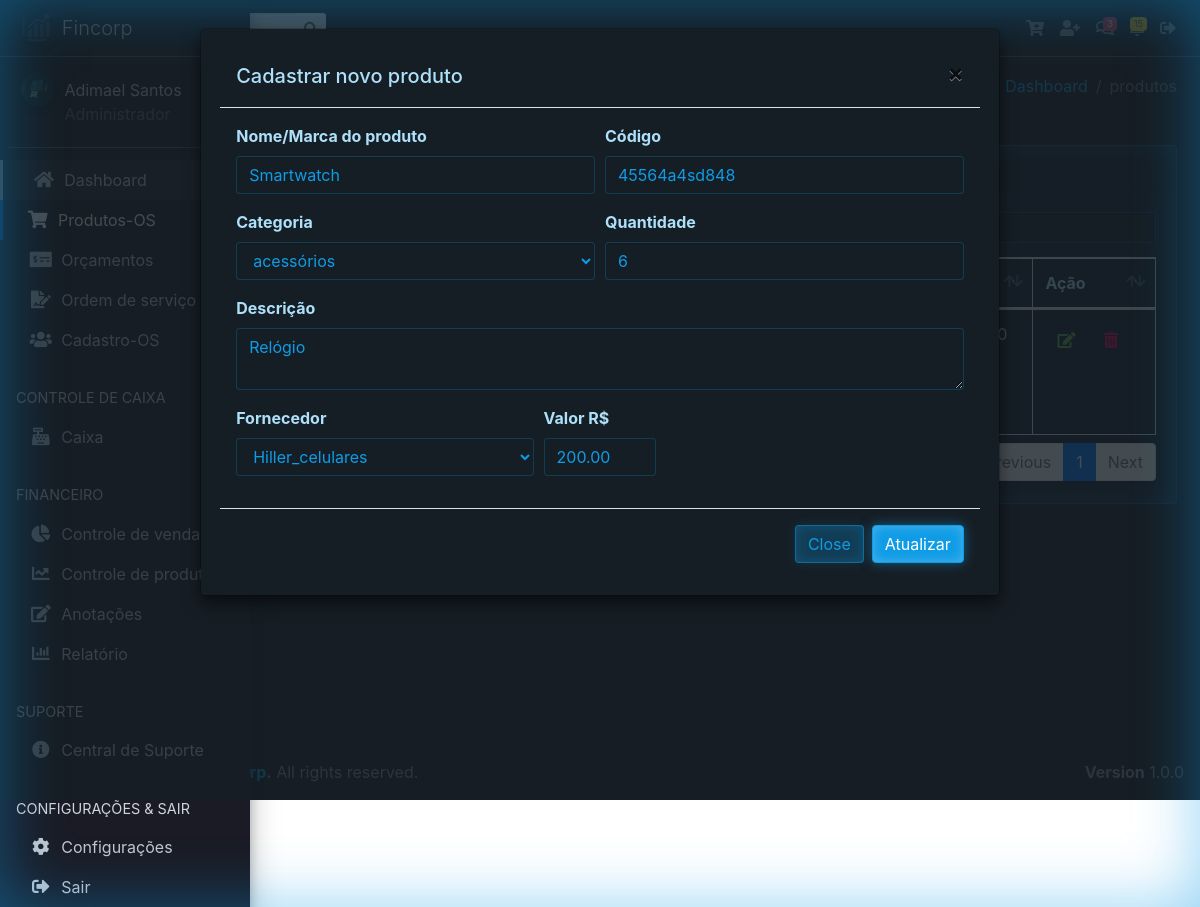
The page /vv/produtos.php?func=edita&id_produto=6 (signed in) on the database its author committed.
### tables this page shows
CREATE TABLE `tb_produtos` (
  `id_produto` int(11) NOT NULL,
  `id_user` int(11) NOT NULL,
  `id_categoria` int(11) NOT NULL,
  `id_fornecedor` int(11) NOT NULL,
  `produto` varchar(32) NOT NULL,
  `desproduto` varchar(64) NOT NULL,
  `quantidade` int(11) NOT NULL,
  `codigo_barra` varchar(14) DEFAULT NULL,
  `valor` decimal(10,2) NOT NULL,
  `imagem` varchar(128) NOT NULL,
  `dt_registro` date NOT NULL DEFAULT current_timestamp()
);

CREATE TABLE `tb_categorias` (
  `id_categoria` int(11) NOT NULL,
  `id_user` int(11) NOT NULL,
  `nome_categoria` varchar(32) NOT NULL,
  `dt_registro` date NOT NULL
);

CREATE TABLE `tb_fornecedores` (
  `id_fornecedor` int(11) NOT NULL,
  `id_user` int(11) NOT NULL,
  `nome` varchar(64) NOT NULL,
  `endereco` varchar(128) NOT NULL,
  `cidade` varchar(64) NOT NULL,
  `estado` varchar(64) NOT NULL,
  `cep` varchar(20) NOT NULL,
  `email` varchar(128) NOT NULL,
  `telefone` varchar(45) NOT NULL,
  `cpf` varchar(20) NOT NULL
);

### vv/produtos.php (the view, shortened to what this page needs)
<?php
require_once("header.php");
?>
<body class="hold-transition sidebar-mini">
<div class="wrapper">
  <nav class="main-header navbar navbar-expand navbar-dark navbar-light">
    <ul class="navbar-nav">
      <li class="nav-item">
        <a class="nav-link" data-widget="pushmenu" href="#" role="button"><i class="fas fa-bars"></i></a>
      </li>
    </ul>
    <form class="form-inline ml-3">
      <div class="input-group input-group-sm">
        <div class="input-group-append">
          <button name="buttonPesquisar" class="btn btn-navbar" type="submit">
          </button>
        </div>
      </div>
    </form>
    <ul class="navbar-nav ml-auto">
      <li class="nav-item dropdown">
        <a class="nav-link" href="#" title="Add Produtos" data-toggle="modal"
        data-target=".bd-example-modal-lg-produto">
        </a>
      </li>
      <li class="nav-item dropdown">
        <a class="nav-link" href="#" title="Add cliente" data-toggle="modal"
        data-target=".bd-example-modal-lg">
        </a>
      </li>
      <li class="nav-item dropdown">
        <a class="nav-link" data-toggle="dropdown" href="#">
          <span class="badge badge-danger navbar-badge">3</span>
        </a>
      </li>
      <li class="nav-item dropdown">
        <a class="nav-link" data-toggle="dropdown" href="#">
          <span class="badge badge-warning navbar-badge">15</span>
        </a>
      </li>
      <li class="nav-item dropdown">
        <a class="nav-link" href="../logout.php" title="Sair">
        </a>
      </li>
    </ul>
  </nav>
  <aside class="main-sidebar sidebar-dark-primary elevation-4">
    <a href="dashboard.php" class="brand-link">
      <span class="brand-text font-weight-light">Fincorp</span>
    </a>
    <div class="sidebar">
      <div class="user-panel mt-3 pb-3 mb-3 d-flex">
        <div class="image">
        </div>
        <div class="info">
          <a href="#" class="d-block"><?php echo $_SESSION['nome_user']; ?></a>
          <span class="access_level"><?php echo $_SESSION['access_level']; ?></span>
        </div>
      </div>
      <nav class="mt-2">
        <ul class="nav nav-pills nav-sidebar nav-child-indent nav-flat nav-legacy flex-column" data-widget="treeview" role="menu" data-accordion="false">
          <li class="nav-item has-treeview menu-open">
            <ul class="nav nav-treeview">
              <li class="nav-item">
                <a href="dashboard.php" class="nav-link">
                  <p>Dashboard</p>
                </a>
              </li>
            </ul>
          </li>
          <li class="nav-item has-treeview">
            <a href="#" class="nav-link active">
              <p>
              </p>
            </a>
          </li>
          <li class="nav-item has-treeview">
            <a href="#" class="nav-link">
              <p>
              </p>
            </a>
          </li>
          <li class="nav-item has-treeview">
            <a href="#" class="nav-link">
              <p>
              </p>
            </a>
          </li>
          <li class="nav-item has-treeview">
            <a href="#" class="nav-link">
              <p>
              </p>
            </a>
          </li>
          <li class="nav-header">CONTROLE DE CAIXA</li>
          <li class="nav-item">
            <a href="caixa.php" class="nav-link">
              <p>Caixa</p>
            </a>
          </li>
          <li class="nav-header">FINANCEIRO</li>
          <li class="nav-item">
            <a href="javascript:void(0);" class="nav-link">
              <p>Controle de venda</p>
            </a>
          </li>
          <li class="nav-item">
            <a href="javascript:void(0);" class="nav-link">
              <p>Controle de produtos</p>
            </a>
          </li>
          <li class="nav-item">
            <a href="javascript:void(0);" class="nav-link">
              <p>Anotações</p>
            </a>
          </li>
          <li class="nav-item">
            <a href="javascript:void(0);" class="nav-link">
              <p>Relatório</p>
            </a>
          </li>
          <li class="nav-header">SUPORTE</li>
          <li class="nav-item">
            <a href="javascript:void(0);" class="nav-link">
              <p>Central de Suporte</p>
            </a>
          </li>
          <li class="nav-header">CONFIGURAÇÕES & SAIR</li>
          <li class="nav-item">
            <a href="javascript:void(0);" class="nav-link">
              <i class="nav-icon fas fa-cog"></i>
              <p>Configurações</p>
            </a>
          </li>
          <li class="nav-item">
            <a href="../logout.php" class="nav-link">
              <i class="nav-icon fas fa-sign-out-alt"></i>
              <p>Sair</p>
            </a>
          </li>
        </ul>
      </nav>
    </div>
  </aside>
  <div class="content-wrapper">
    <section class="content-header">
      <div class="container-fluid">
        <div class="row mb-2">
          <div class="col-sm-6">
          <a href="#" class="btn btn-success" data-toggle="modal"
          data-target=".bd-example-modal-lg-produto"><i class="material-icons">&#xE147;</i> <span>Add Novo Produto</span></a>
          <a href="#" class="btn btn-secondary"><i class="material-icons">&#xE24D;</i> <span>Exporta dados para o Excel</span></a>
          </div>
          <div class="col-sm-6">
            <ol class="breadcrumb float-sm-right">
              <li class="breadcrumb-item"><a href="#">Dashboard</a></li>
              <li class="breadcrumb-item active">produtos</li>
            </ol>
          </div>
        </div>
      </div>
    </section>
<section class="content">
<div class="container-fluid">
<div class="row">
<div class="col-12">
<div class="card">
<div class="card-header">
<h3 class="card-title">Listagem de produtos</h3>
</div>
<div class="card-body">
<?php
if(isset($_GET['buttonPesquisar']) and $_GET['txtpesquisar'] != ''){
    $produto = $_GET['txtpesquisar'] . '%';
    $query = "select * from tb_produtos where id_user = $_SESSION[id_user]  order by produto asc";
}else if(isset($_GET['buttonPesquisarCPF']) and $_GET['txtpesquisarcpf'] != ''){
    $produto = $_GET['txtpesquisarcpf'];
    $query = "select * from tb_produtos where cpf = '$produto'  order by produto asc";
}
else{
$query = "select * from tb_produtos join tb_categorias join tb_fornecedores WHERE tb_produtos.id_user = '1' and tb_produtos.id_categoria = tb_categorias.id_categoria order by produto ASC";
}
    $result = mysqli_query($conn, $query);
    $row = mysqli_num_rows($result);
if($row == ''){
    echo "<h3> Não existem dados cadastrados no banco </h3>";
}else{
?>
<table id="example1" class="table table-bordered table-striped">
  <thead>
  <tr>
    <th>id</th>
    <th>imagem</th>
    <th>produto</th>
    <th>Descrição</th>
    <th>Quantidade</th>
    <th>Categoria</th>
    <th>Valor</th>
    <th>Data</th>
    <th>Ação</th>
  </tr>
  </thead>
  <tbody>
  <?php
    while($res_1 = mysqli_fetch_array($result)){
        $id_produto = $res_1["id_produto"];
        $img = $res_1["imagem"];
        $produto = $res_1["produto"];
        $desproduto = $res_1["desproduto"];
        $quantidade = $res_1["quantidade"];
        $categoria = $res_1["nome_categoria"];
        $valor = $res_1["valor"];
        $dt_registro = $res_1["dt_registro"];
        $dt_registro2 = implode('/', array_reverse(explode('-', $dt_registro)));
    ?>
  <tr>
    <td><?php echo $id_produto; ?></td>
    <td><?php echo "<img src='../assets/images/produtos/".$img."' class='img-produto' alt='Foto'"; ?></td>
    <td><?php echo $produto; ?></td>
    <td><?php echo $desproduto; ?></td>
    <td><?php echo $quantidade; ?></td>
    <td><?php echo $categoria; ?></td>
    <td>R$<?php echo $valor; ?></td>
    <td><?php echo $dt_registro2; ?></td>
    <td><div class="widget-content-right">
    <a href="produtos.php?func=edita&id_produto=<?php echo $id_produto; ?>"><button class="border-0 btn-transition btn btn-outline-success" data-toggle="modal"
    data-target=".bd-example-modal-lg-editar"><i class="fa fa-edit"></i>
    </button></a>
    <a href="produtos.php?func=deleta&id_produto=<?php echo $id_produto; ?>"><button class="border-0 btn-transition btn btn-outline-danger">
    </button></a>
    </div></td>
  </tr>
  <?php
        }
    ?>
  </tbody>
</table>
<?php
        }
    ?>
</div>
</div>
</div>
</div>
</div>
</section>
</div>
<?php
require_once("footer.php");
?>
</div>
</body>
</html>
<?php
if(@$_GET['func'] == 'edita'){
  $id_produto = $_GET['id_produto'];
  $query = "select * from tb_produtos join tb_categorias join tb_fornecedores where id_produto = '$id_produto'";
  $result = mysqli_query($conn, $query);
  while($res_1 = mysqli_fetch_array($result)){
?>
<div id="modalEditar" class="modal fade bd-example-modal-lg-editar" tabindex="-1" role="dialog" aria-labelledby="myLargeModalLabel"
aria-hidden="true">
    <div class="modal-dialog modal-lg">
        <div class="modal-content">
            <div class="modal-header">
                <h5 class="modal-title" id="exampleModalLongTitle">Cadastrar novo produto</h5>
                <button type="button" class="close" data-dismiss="modal" aria-label="Close">
                    <span aria-hidden="true">&times;</span>
                </button>
            </div>
            <div class="modal-body">
            <form method="POST" enctype="multipart/form-data" action="" class="">
<div class="form-row">
    <div class="col-md-6">
        <div class="position-relative form-group">
            <label for="nome-produto" class="">Nome/Marca do produto</label>
            <input name="txtproduto" value="<?php echo $res_1['produto']; ?>" autocomplete="off" id="nome-produto" placeholder="Nome do produto" type="text" class="form-control">
        </div>
    </div>
    <div class="col-md-6">
        <div class="position-relative form-group">
            <label for="codigo-produto" class="">Código</label>
            <input name="txtcodigo_barra" value="<?php echo $res_1['codigo_barra']; ?>" id="codigo-produto" placeholder="Código de barra" type="text" class="form-control">
        </div>
    </div>
    <div class="col-md-6">
        <div class="position-relative form-group">
                  <label for="nome-cliente" class="">Categoria</label>
                  <select name="txtcategoria" class="form-control select2" style="width: 100%;">
                  <option selected="selected" value="<?php echo $res_1['id_categoria']; ?>"><?php echo $res_1['nome_categoria']; ?></option>
                  </select>
        </div>
    </div>
    <div class="col-md-6">
        <div class="position-relative form-group">
            <label for="nome-produto" class="">Quantidade</label>
            <input name="txtquantidade" value="<?php echo $res_1['quantidade']; ?>" autocomplete="off" id="nome-produto" placeholder="<?php echo $res_1['quantidade']; ?>" type="number" class="form-control">
        </div>
    </div>
</div>
<div class="position-relative form-group">
    <label for="desproduto" class="">Descrição</label>
    <textarea name="txtdesproduto" id="desproduto" placeholder="Descrição do produto" type="text" class="form-control"><?php echo $res_1['desproduto']; ?></textarea>
</div>
<div class="form-row">
    <div class="col-md-5">
        <div class="position-relative form-group">
                  <label for="nome-cliente" class="">Fornecedor</label>
                  <select name="txtfornecedor" value="<?php echo $res_1['nome']; ?>" class="form-control select2" style="width: 100%;">
                    <option selected="selected" value="<?php echo $res_1['id_fornecedor']; ?>"><?php echo $res_1['nome']; ?></option>
                  </select>
        </div>
    </div>
    <div class="col-md-2">
        <div class="position-relative form-group">
            <label for="valor" class="">Valor R$</label>
            <input name="txtvalor" value="<?php echo $res_1['valor']; ?>" id="valor" placeholder="R$" type="text" class="form-control">
        </div>
    </div>
</div>
            </div>
            <div class="modal-footer">
                <button type="button" class="btn btn-secondary" data-dismiss="modal">Close</button>
                <button type="submit" name="editar-produto" class="btn btn-primary">Atualizar</button>
            </div>
        </div>
    </div>
</div>
<?php } } ?>

### rows shown on the page
tb_produtos: txtproduto "Smartwatch", txtcodigo_barra "45564a4sd848", txtcategoria "acessórios", txtquantidade "6", txtdesproduto "Relógio", txtfornecedor "Hiller_celulares", txtvalor "200.00"
